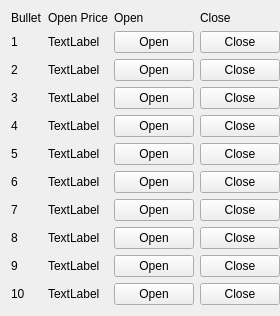
   <widget class="QWidget" name="gridLayoutWidget">
    <property name="geometry">
     <rect>
      <x>20</x>
      <y>243</y>
      <width>248</width>
      <height>311</height>
     </rect>
    </property>
    <layout class="QGridLayout" name="gridLayout">
     <property name="rightMargin">
      <number>0</number>
     </property>
     <item row="10" column="2">
      <widget class="QPushButton" name="pushButton_13">
       <property name="text">
        <string>Open</string>
       </property>
      </widget>
     </item>
     <item row="9" column="2">
      <widget class="QPushButton" name="pushButton_12">
       <property name="text">
        <string>Open</string>
       </property>
      </widget>
     </item>
     <item row="8" column="2">
      <widget class="QPushButton" name="pushButton_11">
       <property name="text">
        <string>Open</string>
       </property>
      </widget>
     </item>
     <item row="3" column="3">
      <widget class="QPushButton" name="pushButton_16">
       <property name="text">
        <string>Close</string>
       </property>
      </widget>
     </item>
     <item row="0" column="1">
      <widget class="QLabel" name="label_14">
       <property name="text">
        <string>Open Price</string>
       </property>
      </widget>
     </item>
     <item row="3" column="1">
      <widget class="QLabel" name="label_29">
       <property name="text">
        <string>TextLabel</string>
       </property>
      </widget>
     </item>
     <item row="7" column="3">
      <widget class="QPushButton" name="pushButton_20">
       <property name="text">
        <string>Close</string>
       </property>
      </widget>
     </item>
     <item row="2" column="1">
      <widget class="QLabel" name="label_28">
       <property name="text">
        <string>TextLabel</string>
       </property>
      </widget>
     </item>
     <item row="1" column="1">
      <widget class="QLabel" name="label_10">
       <property name="text">
        <string>TextLabel</string>
       </property>
      </widget>
     </item>
     <item row="10" column="3">
      <widget class="QPushButton" name="pushButton_23">
       <property name="text">
        <string>Close</string>
       </property>
      </widget>
     </item>
     <item row="5" column="2">
      <widget class="QPushButton" name="pushButton_8">
       <property name="text">
        <string>Open</string>
       </property>
      </widget>
     </item>
     <item row="7" column="1">
      <widget class="QLabel" name="label_26">
       <property name="text">
        <string>TextLabel</string>
       </property>
      </widget>
     </item>
     <item row="4" column="3">
      <widget class="QPushButton" name="pushButton_17">
       <property name="text">
        <string>Close</string>
       </property>
      </widget>
     </item>
     <item row="7" column="2">
      <widget class="QPushButton" name="pushButton_10">
       <property name="text">
        <string>Open</string>
       </property>
      </widget>
     </item>
     <item row="6" column="2">
      <widget class="QPushButton" name="pushButton_9">
       <property name="text">
        <string>Open</string>
       </property>
      </widget>
     </item>
     <item row="4" column="2">
      <widget class="QPushButton" name="pushButton_7">
       <property name="text">
        <string>Open</string>
       </property>
      </widget>
     </item>
     <item row="7" column="0">
      <widget class="QLabel" name="label_17">
       <property name="text">
        <string>7</string>
       </property>
      </widget>
     </item>
     <item row="6" column="0">
      <widget class="QLabel" name="label_18">
       <property name="text">
        <string>6</string>
       </property>
      </widget>
     </item>
     <item row="5" column="0">
      <widget class="QLabel" name="label_19">
       <property name="text">
        <string>5</string>
       </property>
      </widget>
     </item>
     <item row="8" column="0">
      <widget class="QLabel" name="label_16">
       <property name="text">
        <string>8</string>
       </property>
      </widget>
     </item>
     <item row="6" column="1">
      <widget class="QLabel" name="label_27">
       <property name="text">
        <string>TextLabel</string>
       </property>
      </widget>
     </item>
     <item row="2" column="0">
      <widget class="QLabel" name="label_23">
       <property name="text">
        <string>2</string>
       </property>
      </widget>
     </item>
     <item row="0" column="0">
      <widget class="QLabel" name="label_24">
       <property name="text">
        <string>Bullet</string>
       </property>
      </widget>
     </item>
     <item row="4" column="0">
      <widget class="QLabel" name="label_20">
       <property name="text">
        <string>4</string>
       </property>
      </widget>
     </item>
     <item row="8" column="1">
      <widget class="QLabel" name="label_9">
       <property name="text">
        <string>TextLabel</string>
       </property>
      </widget>
     </item>
     <item row="8" column="3">
      <widget class="QPushButton" name="pushButton_21">
       <property name="text">
        <string>Close</string>
       </property>
      </widget>
     </item>
     <item row="9" column="1">
      <widget class="QLabel" name="label_12">
       <property name="text">
        <string>TextLabel</string>
       </property>
      </widget>
     </item>
     <item row="3" column="2">
      <widget class="QPushButton" name="pushButton_6">
       <property name="text">
        <string>Open</string>
       </property>
      </widget>
     </item>
     <item row="6" column="3">
      <widget class="QPushButton" name="pushButton_19">
       <property name="text">
        <string>Close</string>
       </property>
      </widget>
     </item>
     <item row="2" column="2">
      <widget class="QPushButton" name="pushButton_5">
       <property name="text">
        <string>Open</string>
       </property>
      </widget>
     </item>
     <item row="3" column="0">
      <widget class="QLabel" name="label_21">
       <property name="text">
        <string>3</string>
       </property>
      </widget>
     </item>
     <item row="0" column="2">
      <widget class="QLabel" name="label_11">
       <property name="text">
        <string>Open</string>
       </property>
      </widget>
     </item>
     <item row="1" column="2">
      <widget class="QPushButton" name="pushButton_3">
       <property name="text">
        <string>Open</string>
       </property>
      </widget>
     </item>
     <item row="1" column="3">
      <widget class="QPushButton" name="pushButton_4">
       <property name="text">
        <string>Close</string>
       </property>
      </widget>
     </item>
     <item row="9" column="0">
      <widget class="QLabel" name="label_15">
       <property name="text">
        <string>9</string>
       </property>
      </widget>
     </item>
     <item row="9" column="3">
      <widget class="QPushButton" name="pushButton_22">
       <property name="text">
        <string>Close</string>
       </property>
      </widget>
     </item>
     <item row="2" column="3">
      <widget class="QPushButton" name="pushButton_14">
       <property name="text">
        <string>Close</string>
       </property>
      </widget>
     </item>
     <item row="1" column="0">
      <widget class="QLabel" name="label_22">
       <property name="text">
        <string>1</string>
       </property>
      </widget>
     </item>
     <item row="10" column="0">
      <widget class="QLabel" name="label_13">
       <property name="text">
        <string>10</string>
       </property>
      </widget>
     </item>
     <item row="5" column="3">
      <widget class="QPushButton" name="pushButton_18">
       <property name="text">
        <string>Close</string>
       </property>
      </widget>
     </item>
     <item row="10" column="1">
      <widget class="QLabel" name="label_32">
       <property name="text">
        <string>TextLabel</string>
       </property>
      </widget>
     </item>
     <item row="4" column="1">
      <widget class="QLabel" name="label_30">
       <property name="text">
        <string>TextLabel</string>
       </property>
      </widget>
     </item>
     <item row="5" column="1">
      <widget class="QLabel" name="label_31">
       <property name="text">
        <string>TextLabel</string>
       </property>
      </widget>
     </item>
     <item row="0" column="3">
      <widget class="QLabel" name="label_25">
       <property name="text">
        <string>Close</string>
       </property>
      </widget>
     </item>
    </layout>
   </widget>
